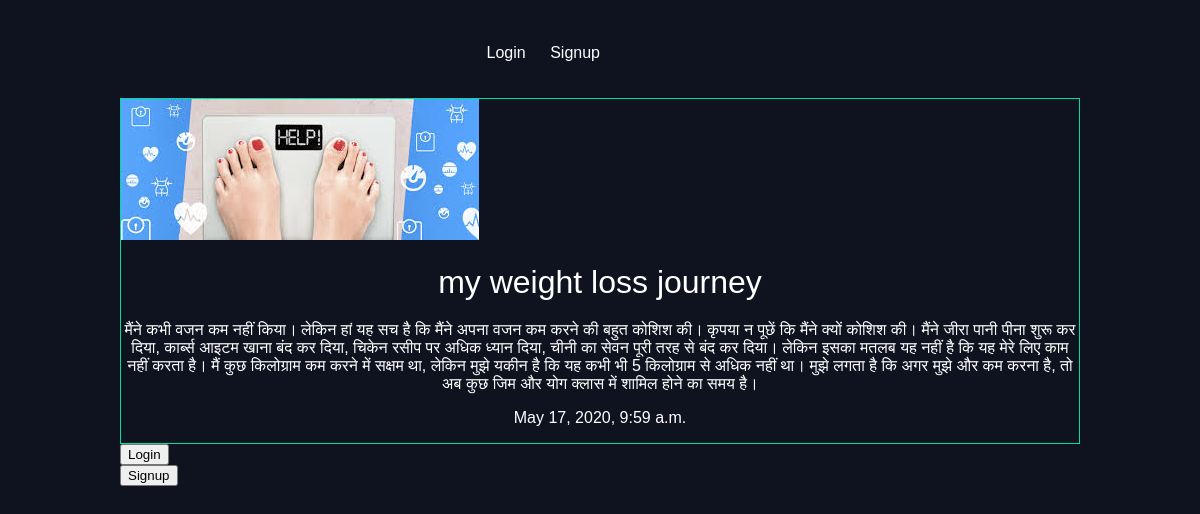
Page /my-weight-loss-journey/ on the committed database.
### articles/models.py (models this page shows, shortened)
class Article(models.Model):
    title = models.CharField(max_length=100)
    slug = models.SlugField()
    body = models.TextField()
    date = models.DateTimeField(auto_now_add=True)
    thumb = models.ImageField(default='default.png', blank=True)
    author = models.ForeignKey(User, default=None, on_delete=models.CASCADE)

### articles/views.py (the view)
# urls.py: path('<slug>/', views.article_detail, name='detail'),
def article_detail(request, slug):
    article = Article.objects.get(slug=slug)
    return render(request, 'articles/article_detail.html', {'article': article})

### articles/templates/articles/article_detail.html
{% extends 'base.html' %}
{% block content %}
  <div class="article-detail">
      <div class="article">
          <img src="{{article.thumb.url}}"/>
          <h2>{{ article.title}}</h2>
          <p>{{article.body}}</p>
          <p>{{article.date}}</p>
      </div>
  </div>
  <div class="login-singup">
    <form action="/accounts/login/">
      <input type="submit" value="Login">
  </form>
  <form action="/accounts/signup/">
    <input type="submit" value="Signup">
</form>
  </div>
  </div>
  {% endblock %}

### assets/styles.css (style rules this page uses)
body { background-color: #0f121f; background-repeat: no-repeat; color: #fff; }
body * { font-family: sans-serif; }
h1, h2, h3, h4, h5 { font-weight: normal; margin: 0; text-align: center; }
.article { padding: 10px; border: 1px solid #00dba0; position: relative; padding-bottom: 40px; }
.article h2 { font-size: 1.2em; }
.article-detail .article { padding: 0; }
.article-detail .article img { max-width: 100%; }
.article-detail .article h2 { text-align: center; margin: 20px auto; font-size: 2em; }
.article-detail .article p { text-align: center; }

### rows in the picture
Article: thumb (picture), title "my weight loss journey", body "मैंने कभी वजन कम नहीं किया। लेकिन हां यह सच है कि मैंने अपना वजन कम करने की बहुत कोशिश की। कृपया न पूछें कि मैंने क्यों कोशिश की। मैंने जीरा पानी पीना शुरू कर दिया, कार्ब्स आइटम खाना बंद कर दिया, चिकेन रसीप पर अधिक ध्यान दिया, चीनी का सेवन पूरी तरह से बंद कर दिया। लेकिन इसका मतलब यह नहीं है कि यह मेरे लिए काम नहीं करता है। मैं कुछ किलोग्राम कम करने में सक्षम था, लेकिन मुझे यकीन है कि यह कभी भी 5 किलोग्राम से अधिक नहीं था। मुझे लगता है कि अगर मुझे और कम करना है, तो अब कुछ जिम और योग क्लास में शामिल होने का समय है।", date "May 17, 2020, 9:59 a.m."
